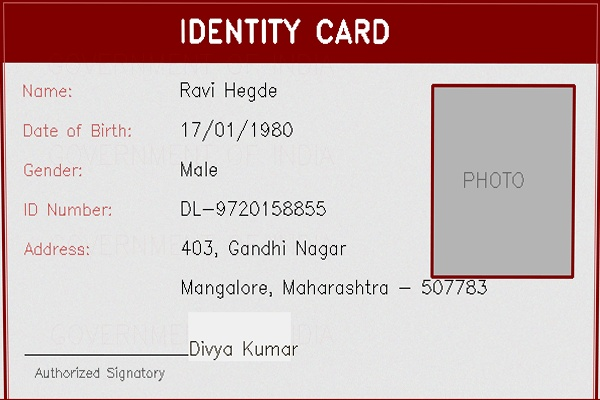
#> input picture outputs/rectified.jpg, 600 x 400 px
$ python -i rectifier.py   (imports and definitions only)
#> lines starting #> are read from the running program, lines starting #| are printed output that depends on the picture
### config.py
"""
DocFraudDetector — Central Configuration
All hyperparameters, paths, thresholds, and device settings.
"""

import os
import torch

# =============================================================================
# PATHS
# =============================================================================
PROJECT_ROOT = os.path.dirname(os.path.abspath(__file__))
DATA_DIR = os.path.join(PROJECT_ROOT, "data")
SAMPLE_IMAGES_DIR = os.path.join(DATA_DIR, "sample_images")
SYNTHETIC_DIR = os.path.join(DATA_DIR, "synthetic")
MODEL_DIR = os.path.join(PROJECT_ROOT, "models")
OUTPUT_DIR = os.path.join(PROJECT_ROOT, "outputs")

# Create dirs if they don't exist
for d in [SAMPLE_IMAGES_DIR, SYNTHETIC_DIR, MODEL_DIR, OUTPUT_DIR]:
    os.makedirs(d, exist_ok=True)

# =============================================================================
# DEVICE
# =============================================================================
DEVICE = "cuda" if torch.cuda.is_available() else "cpu"

# =============================================================================
# DOCUMENT DETECTION (YOLOv8)
# =============================================================================
YOLO_MODEL = "yolov8n.pt"  # Nano model for speed
YOLO_CONF_THRESHOLD = 0.25
YOLO_IOU_THRESHOLD = 0.45
DOCUMENT_CLASSES = ["document"]

# =============================================================================
# PERSPECTIVE RECTIFICATION
# =============================================================================
RECTIFIED_WIDTH = 600
RECTIFIED_HEIGHT = 400
CANNY_LOW = 50
CANNY_HIGH = 150
CONTOUR_APPROX_EPSILON = 0.02  # Fraction of perimeter for approxPolyDP
GAUSSIAN_BLUR_KERNEL = (5, 5)

# =============================================================================
# TAMPER DETECTION
# =============================================================================
TAMPER_MODEL_NAME = "efficientnet_b0"
TAMPER_INPUT_SIZE = (224, 224)
TAMPER_THRESHOLD = 0.5  # Probability above this = tampered
TAMPER_NUM_CLASSES = 2
TAMPER_CLASS_NAMES = ["genuine", "tampered"]
TAMPER_CHECKPOINT = os.path.join(MODEL_DIR, "tamper_efficientnet_b0.pth")

# ELA (Error Level Analysis)
ELA_QUALITY = 90  # JPEG compression quality for ELA
ELA_SCALE = 10    # Amplification factor for difference

# =============================================================================
# OCR
# =============================================================================
OCR_LANGUAGES = ["en"]  # Add "hi" for Hindi support
OCR_GPU = torch.cuda.is_available()
OCR_CONFIDENCE_THRESHOLD = 0.3

# Document field patterns (regex)
FIELD_PATTERNS = {
    "name": r"(?:name|naam)\s*[:\-]?\s*([A-Za-z\s\.]+)",
    "dob": r"(?:dob|date\s*of\s*birth|d\.o\.b)\s*[:\-]?\s*([\d]{2}[\/\-][\d]{2}[\/\-][\d]{4})",
    "id_number": r"(?:no|number|id)\s*[:\-]?\s*([\dA-Z]{4,}[\s]?[\dA-Z]*)",
    "address": r"(?:address|addr)\s*[:\-]?\s*(.+?)(?:\n|$)",
    "gender": r"(?:gender|sex)\s*[:\-]?\s*(male|female|m|f)",
}

# =============================================================================
# SYNTHETIC DATA GENERATION
# =============================================================================
SYNTHETIC_NUM_GENUINE = 200
SYNTHETIC_NUM_TAMPERED = 200
SYNTHETIC_IMAGE_SIZE = (600, 400)

# Tamper types and probabilities
TAMPER_TYPES = {
    "text_replacement": 0.3,
    "font_mismatch": 0.2,
    "copy_paste": 0.2,
    "blur_injection": 0.15,
    "noise_injection": 0.15,
}

# =============================================================================
# TRAINING
# =============================================================================
TRAIN_BATCH_SIZE = 16
TRAIN_EPOCHS = 20
TRAIN_LR = 1e-4
TRAIN_WEIGHT_DECAY = 1e-5
TRAIN_VAL_SPLIT = 0.2
TRAIN_NUM_WORKERS = 0  # 0 for Windows compatibility
TRAIN_SCHEDULER_PATIENCE = 3

# =============================================================================
# API
# =============================================================================
API_HOST = "0.0.0.0"
API_PORT = 8000
MAX_FILE_SIZE = 10 * 1024 * 1024  # 10 MB

# =============================================================================
# DEMO
# =============================================================================
STREAMLIT_PORT = 8501

### src/rectifier.py
"""
DocFraudDetector — Perspective Rectification Module
Corrects perspective distortion in document images using OpenCV transforms.

Author: Pranav Kashyap | IIIT Dharwad
"""

import cv2
import numpy as np
import os
import sys

sys.path.insert(0, os.path.join(os.path.dirname(__file__), ".."))
import config


# [201 lines that did not run here, left out]


# [18 lines not run here, left out]

>>> import cv2
>>> picture = cv2.imread('../outputs/rectified.jpg', cv2.IMREAD_GRAYSCALE)
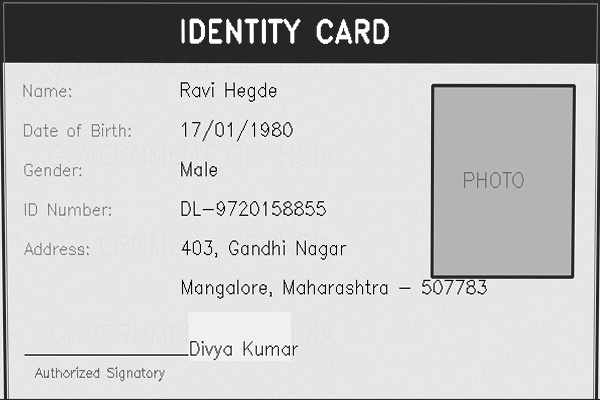
#> picture: shape (400, 600); min 0, max 255, mean 189.5
#> (the run stopped early here; a loop or call above may not have finished)

$ run again, on outputs/analysis_grid.jpg
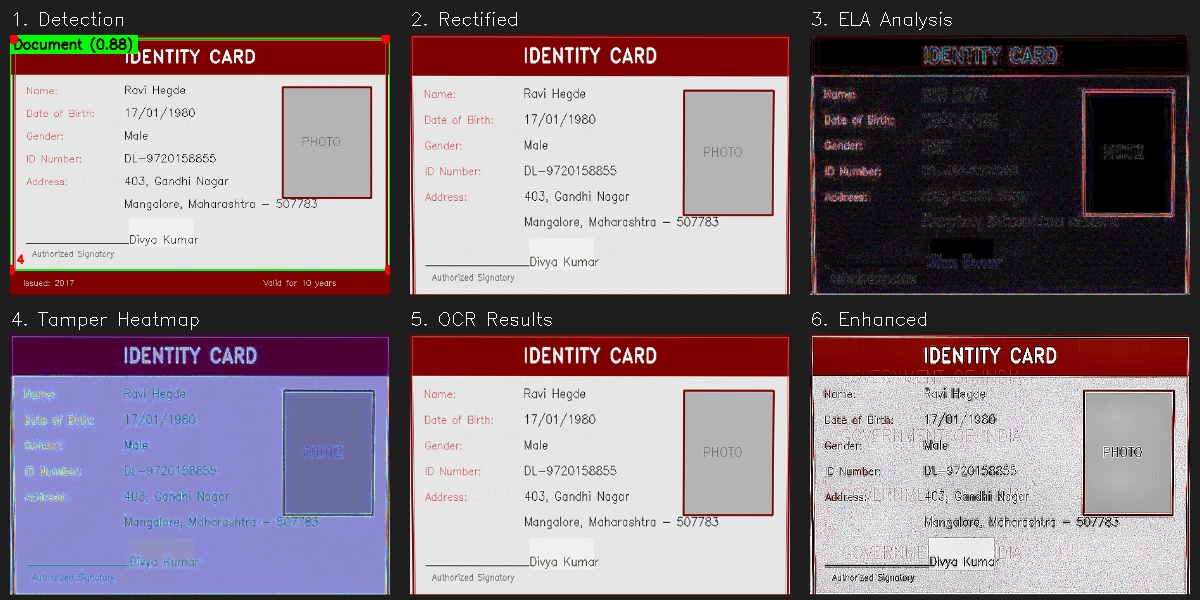
#> input picture outputs/analysis_grid.jpg, 1200 x 600 px
#> `picture = cv2.imread('../outputs/rectified.jpg', cv2.IMREAD_GRAYSCALE)`:
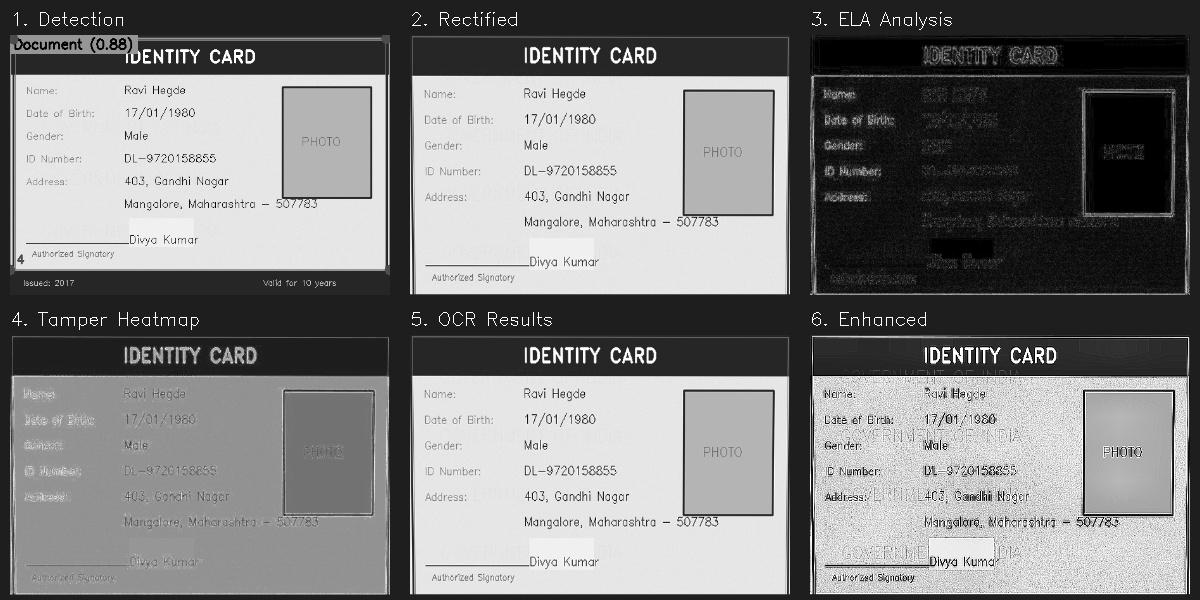
#> picture: shape (600, 1200); min 0, max 255, mean 126.3

$ run again, on outputs/detection.jpg
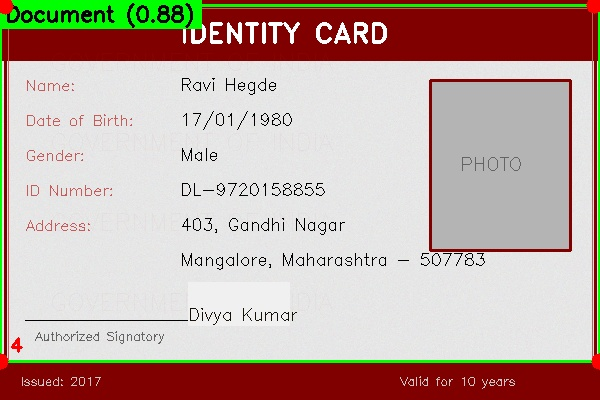
#> input picture outputs/detection.jpg, 600 x 400 px
#> `picture = cv2.imread('../outputs/rectified.jpg', cv2.IMREAD_GRAYSCALE)`:
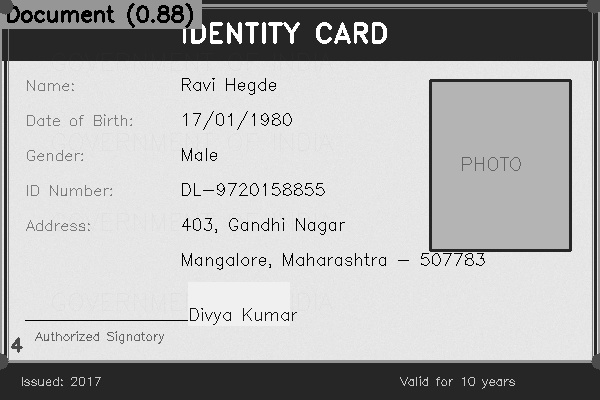
#> picture: shape (400, 600); min 0, max 255, mean 175.8
